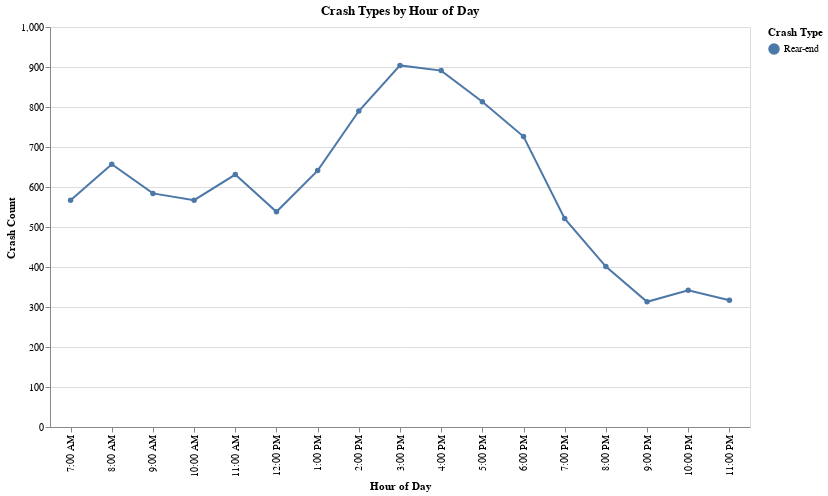

Here is the notebook cell this chart was saved with:
### Code cell
# Chart to show crash frequency by crash type per hour 
line = alt.Chart(crash_hourly).mark_line(point=True).encode(
    
    # X-axis: Hour of the day (formatted into AM/PM for readability)
    x=alt.X('Crash_Hour:O', title='Hour of Day',
        axis=alt.Axis(
            labelExpr="""datum.label == '0' ? '12:00 AM' :
                         datum.label < 12 ? datum.label + ':00 AM' :
                         datum.label == '12' ? '12:00 PM' :
                         (datum.label - 12) + ':00 PM'"""
        )
    ),

    # Y-axis: Total crash count
    y=alt.Y('Crash_Count:Q', title='Crash Count'),

    # Line color distinguishes crash type (e.g., angle, rear-end, sideswipe)
    color=alt.Color('Manner_of_Collision:N', title='Crash Type'),

    # Tooltip shows detailed info on hover
    tooltip=[
        alt.Tooltip('Crash_Hour:O', title='Hour'),
        alt.Tooltip('Manner_of_Collision:N', title='Crash Type'),
        alt.Tooltip('City_Town_Name:N', title='City'),
        alt.Tooltip('Crash_Count:Q', title='Crash Count')
    ]
)

# Add interactivity: filter by hour, city, and crash type
line = line.add_params(
    hour_param,     
    city_select,   
    type_select    
).transform_filter(
    city_select
).transform_filter(
    type_select
).transform_filter(
    'datum.Crash_Hour >= HourFilter'  
).properties(
    title='Crash Types by Hour of Day',
    width=700,
    height=400
)

line

### Figure 1 — Vega-Lite specification as saved in the notebook (floating-point values rounded to 4 significant figures; data arrays with more than 128 entries replaced by an {"elided": "..."} marker saying what was removed)
{"config": {"view": {"continuousWidth": 300, "continuousHeight": 300}}, "data": {"name": "data-1ab11446b1cdc39a5dfd208e9dd920ac"}, "mark": {"type": "line", "point": true}, "encoding": {"color": {"field": "Manner_of_Collision", "title": "Crash Type", "type": "nominal"}, "tooltip": [{"field": "Crash_Hour", "title": "Hour", "type": "ordinal"}, {"field": "Manner_of_Collision", "title": "Crash Type", "type": "nominal"}, {"field": "City_Town_Name", "title": "City", "type": "nominal"}, {"field": "Crash_Count", "title": "Crash Count", "type": "quantitative"}], "x": {"axis": {"labelExpr": "datum.label == '0' ? '12:00 AM' :\n                         datum.label < 12 ? datum.label + ':00 AM' :\n                         datum.label == '12' ? '12:00 PM' :\n                         (datum.label - 12) + ':00 PM'"}, "field": "Crash_Hour", "title": "Hour of Day", "type": "ordinal"}, "y": {"field": "Crash_Count", "title": "Crash Count", "type": "quantitative"}}, "height": 400, "params": [{"name": "HourFilter", "bind": {"input": "range", "max": 23, "min": 0, "name": "Min Hour: ", "step": 1}, "value": 7}, {"name": "param_2", "select": {"type": "point", "fields": ["City_Town_Name"]}, "bind": {"input": "select", "options": ["BOSTON", "CAMBRIDGE", "SOMERVILLE"], "name": "Select City: "}, "value": "BOSTON"}, {"name": "param_3", "select": {"type": "point", "fields": ["Manner_of_Collision"]}, "bind": {"input": "select", "options": ["Angle", "Front to Front", "Front to Rear", "Head-on", "Not reported", "Rear to Side", "Rear-end", "Rear-to-rear", "Sideswipe, opposite direction", "Sideswipe, same direction", "Single vehicle crash", "Unknown"], "name": "Crash Type: "}, "value": "Rear-end"}], "title": "Crash Types by Hour of Day", "transform": [{"filter": {"param": "param_2"}}, {"filter": {"param": "param_3"}}, {"filter": "datum.Crash_Hour >= HourFilter"}], "width": 700, "$schema": "https://vega.github.io/schema/vega-lite/v5.20.1.json", "datasets": {"data-1ab11446b1cdc39a5dfd208e9dd920ac": {"elided": "678 records"}}}
